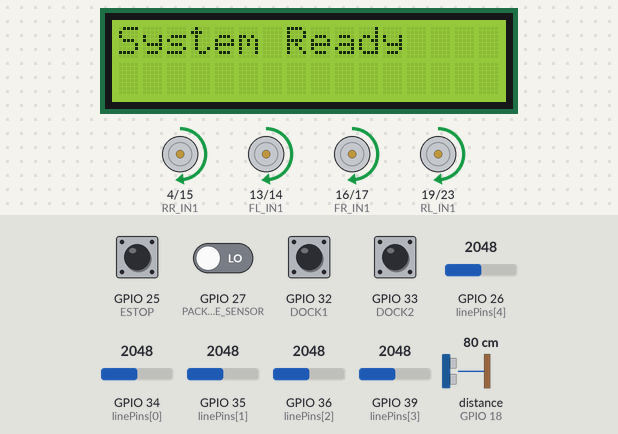
A sketch run on a simulated ESP32. On the bench: 16×2 character LCD, motor-driver pin pairs drawn as motors (green arrow = first pin HIGH = forward, orange = second pin HIGH = backward, longer = more drive). Wiring (inferred from the names in the program): ultrasonic range finder: trigger GPIO 5; echo GPIO 18. The inputs (shaded band) are chosen by the test bench; at power-on: GPIO 25 (ESTOP), GPIO 32 (DOCK1), GPIO 33 (DOCK2) HIGH, GPIO 27 (PACKAGE_SENSOR) LOW, distance to the obstacle (sensor on GPIO 18) 80 cm, GPIO 26 (linePins[4]) = 2048, GPIO 34 (linePins[0]) = 2048, GPIO 35 (linePins[1]) = 2048, GPIO 36 (linePins[2]) = 2048, GPIO 39 (linePins[3]) = 2048. The echo pulse lasts 58.3 µs per cm; what the sketch prints to the serial monitor is not drawn.

Above: at 2.2 s.
2.3 s: distance to the obstacle (sensor on GPIO 18) set to 22 cm
3.8 s: distance to the obstacle (sensor on GPIO 18) set to 19 cm
At 5.1 s:
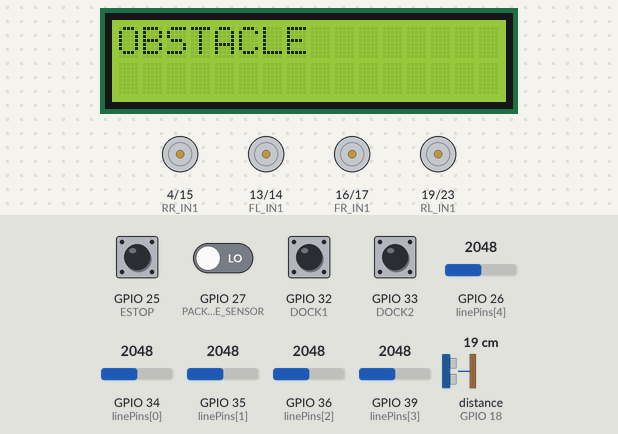
6.8 s: GPIO 25 (ESTOP) pulled LOW for 0.15 s
At 6.98 s:
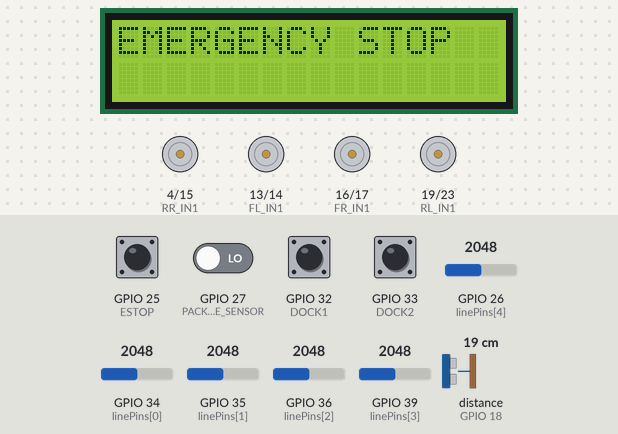
8.6 s: GPIO 32 (DOCK1) pulled LOW for 0.15 s
At 8.78 s:
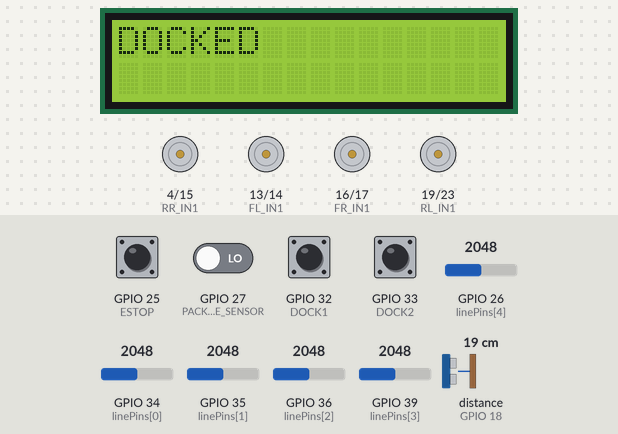
11.7 s: GPIO 33 (DOCK2) pulled LOW for 0.15 s
14.8 s: GPIO 25 (ESTOP) pulled LOW for 1 s
At 15.6 s:
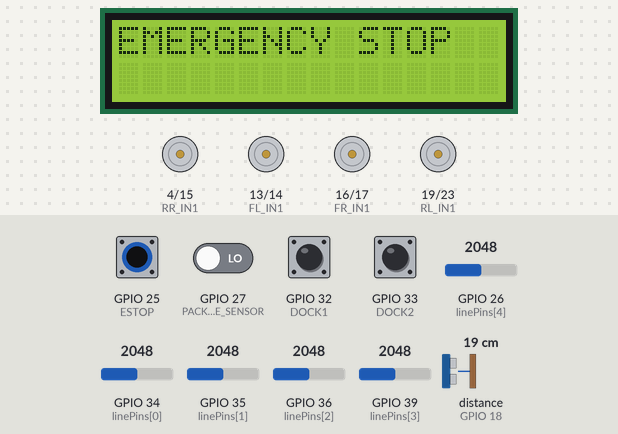
Timing chart, 0 to 17.8 s (numbered marks = the images above; inputs shaded):
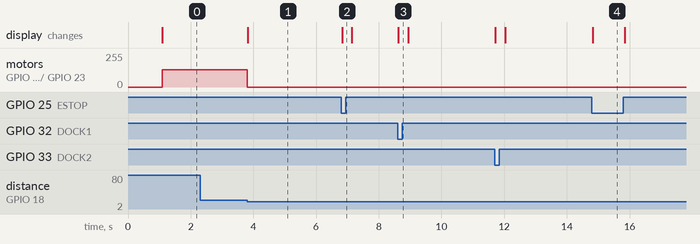

The sketch:

Carrier_for_transportation_esp321.ino
```cpp
#include <Arduino.h>
#include <Wire.h>
#include <LiquidCrystal_I2C.h>

// ================= LCD =================
LiquidCrystal_I2C lcd(0x27, 16, 2);

// ================= LINE SENSORS =================
const int linePins[5] = {34, 35, 36, 39, 26};
const int LINE_THRESHOLD = 2000;

// ================= ULTRASONIC =================
const int TRIG = 5;
const int ECHO = 18;
const int OBSTACLE_LIMIT = 20;  // cm

// ================= PACKAGE SENSOR =================
const int PACKAGE_SENSOR = 27;

// ================= DOCK SWITCHES =================
const int DOCK1 = 32;
const int DOCK2 = 33;

// ================= EMERGENCY STOP =================
const int ESTOP = 25;

// ================= FRONT MOTOR DRIVER =================
const int FL_IN1 = 13;
const int FL_IN2 = 14;
const int FR_IN1 = 16;
const int FR_IN2 = 17;

// ================= REAR MOTOR DRIVER =================
const int RL_IN1 = 19;
const int RL_IN2 = 23;
const int RR_IN1 = 4;
const int RR_IN2 = 15;

// ================= SPEED SETTINGS =================
int baseSpeed = 130;
int turnSpeed = 90;

// ================= SYSTEM STATE =================
bool packageDetected = false;
int distanceCM = -1;

// =================================================
// SETUP
// =================================================

void setup() {
  Serial.begin(115200);

  // Line sensors
  for (int i = 0; i < 5; i++) {
    pinMode(linePins[i], INPUT);
  }

  // Ultrasonic
  pinMode(TRIG, OUTPUT);
  pinMode(ECHO, INPUT);

  // Package sensor
  pinMode(PACKAGE_SENSOR, INPUT);

  // Dock switches
  pinMode(DOCK1, INPUT_PULLUP);
  pinMode(DOCK2, INPUT_PULLUP);

  // Emergency stop
  pinMode(ESTOP, INPUT_PULLUP);

  // Motor pins
  pinMode(FL_IN1, OUTPUT);
  pinMode(FL_IN2, OUTPUT);
  pinMode(FR_IN1, OUTPUT);
  pinMode(FR_IN2, OUTPUT);
  pinMode(RL_IN1, OUTPUT);
  pinMode(RL_IN2, OUTPUT);
  pinMode(RR_IN1, OUTPUT);
  pinMode(RR_IN2, OUTPUT);

  // LCD
  lcd.init();
  lcd.backlight();

  stopMotors();

  lcd.setCursor(0, 0);
  lcd.print("Carrier Starting");
  delay(1000);

  lcd.clear();
  lcd.print("System Ready");

  Serial.println("Carrier Ready");
}

// =================================================
// MAIN LOOP
// =================================================

void loop() {

  // 1. Emergency stop
  if (digitalRead(ESTOP) == LOW) {
    stopMotors();
    displayStatus("EMERGENCY STOP");
    return;
  }

  // 2. Dock detection
  if (digitalRead(DOCK1) == LOW ||
      digitalRead(DOCK2) == LOW) {
    stopMotors();
    displayStatus("DOCKED");
    return;
  }

  // 3. Check obstacle
  distanceCM = getDistance();

  if (distanceCM > 0 && distanceCM <= OBSTACLE_LIMIT) {
    stopMotors();
    displayStatus("OBSTACLE");
    return;
  }

  // 4. Check package
  packageDetected = digitalRead(PACKAGE_SENSOR);

  // 5. Follow line
  followLine();

  // 6. Serial output
  Serial.print("Distance: ");
  Serial.print(distanceCM);
  Serial.print(" cm | Package: ");
  Serial.println(packageDetected ? "Detected" : "Absent");

  delay(20);
}

// =================================================
// LINE FOLLOWING
// =================================================

void followLine() {

  int values[5];

  for (int i = 0; i < 5; i++) {
    values[i] = analogRead(linePins[i]);
  }

  bool s1 = values[0] > LINE_THRESHOLD;
  bool s2 = values[1] > LINE_THRESHOLD;
  bool s3 = values[2] > LINE_THRESHOLD;
  bool s4 = values[3] > LINE_THRESHOLD;
  bool s5 = values[4] > LINE_THRESHOLD;

  if (s3) {
    moveForward(baseSpeed, baseSpeed);
  }
  else if (s2) {
    moveForward(turnSpeed, baseSpeed);
  }
  else if (s1) {
    moveForward(0, baseSpeed);
  }
  else if (s4) {
    moveForward(baseSpeed, turnSpeed);
  }
  else if (s5) {
    moveForward(baseSpeed, 0);
  }
  else {
    stopMotors();
  }
}

// =================================================
// MOTOR CONTROL
// =================================================

void motorControl(int pin1, int pin2, int speedValue) {

  speedValue = constrain(speedValue, -255, 255);

  if (speedValue > 0) {
    analogWrite(pin1, speedValue);
    analogWrite(pin2, 0);
  }
  else if (speedValue < 0) {
    analogWrite(pin1, 0);
    analogWrite(pin2, abs(speedValue));
  }
  else {
    analogWrite(pin1, 0);
    analogWrite(pin2, 0);
  }
}

void moveForward(int leftSpeed, int rightSpeed) {

  motorControl(FL_IN1, FL_IN2, leftSpeed);
  motorControl(RL_IN1, RL_IN2, leftSpeed);

  motorControl(FR_IN1, FR_IN2, rightSpeed);
  motorControl(RR_IN1, RR_IN2, rightSpeed);
}

void stopMotors() {

  motorControl(FL_IN1, FL_IN2, 0);
  motorControl(FR_IN1, FR_IN2, 0);
  motorControl(RL_IN1, RL_IN2, 0);
  motorControl(RR_IN1, RR_IN2, 0);
}

// =================================================
// ULTRASONIC SENSOR
// =================================================

int getDistance() {

  digitalWrite(TRIG, LOW);
  delayMicroseconds(2);

  digitalWrite(TRIG, HIGH);
  delayMicroseconds(10);

  digitalWrite(TRIG, LOW);

  long duration = pulseIn(ECHO, HIGH, 30000);

  if (duration == 0) {
    return -1;
  }

  return (int)(duration * 0.0343 / 2);
}

// =================================================
// LCD STATUS
// =================================================

void displayStatus(const char* message) {

  lcd.clear();
  lcd.setCursor(0, 0);
  lcd.print(message);

  Serial.println(message);
}
```

Measured:
- the behaviour switches between 21 and 20 cm on distance to the obstacle (sensor on GPIO 18) (found by bisection; images 0 and 1)
- after the input at 2.3 s, every drawn part: stays the same
- after the input at 3.8 s, motor on GPIO 4 (RR_IN1) / GPIO 15 (RR_IN2), motor on GPIO 13 (FL_IN1) / GPIO 14 (FL_IN2), motor on GPIO 16 (FR_IN1) / GPIO 17 (FR_IN2), motor on GPIO 19 (RL_IN1) / GPIO 23 (RL_IN2): forward 130/255 → stopped at once; the display: changes at once (image 1)
- after the input at 6.8 s, the display: changes at once (image 2)
- after the input at 8.6 s, the display: changes at once (image 3)
- after the input at 14.8 s, the display: changes at once (image 4)
